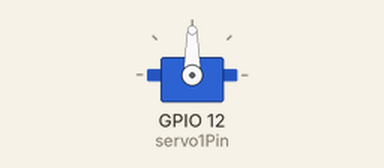
Bench run of a sketch on a simulated ESP32. Shown: servo.

Above: at 0.15 s.
At 0.8 s:
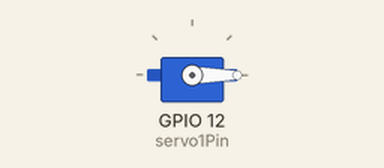
At 1.15 s:
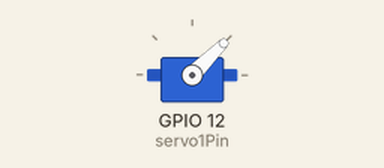
Timing chart, 0 to 3.8 s (numbered marks = the images above):
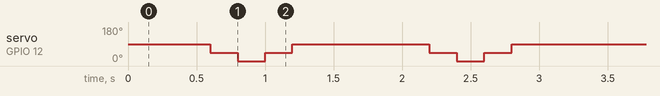

The sketch:

servo_motor_1.ino
```cpp
#include <ESP32Servo.h>

Servo servo1;

int servo1Pin = 12;

void setup() {
  servo1.attach(servo1Pin);
	Serial.begin(115200);
  servo1.write(90); delay(100);
}

void loop() {
    servo1.write(90); delay(500);
    servo1.write(45); delay(200);
    servo1.write(0); delay(200);
    servo1.write(45); delay(200);
    servo1.write(90); delay(500);
}
```

Measured:
- by itself, servo on GPIO 12 (servo1Pin): repeats every 1.6 s: 0° 0.20 s, 45° 0.20 s, 90° 1.0 s, 45° 0.20 s
